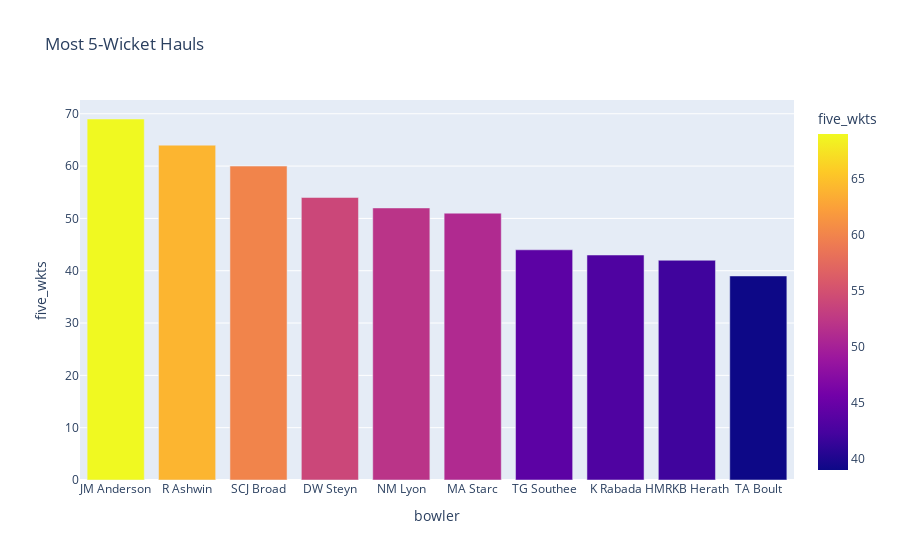

Write notebook code for a chart like this one.
### Code cell
query4 = """
SELECT bowler, COUNT(*) AS five_wkts
FROM (
    SELECT match_id, bowler, COUNT(*) AS wkts
    FROM deliveries
    WHERE wicket_kind IS NOT NULL
    GROUP BY match_id, bowler
    HAVING wkts >= 5
)
GROUP BY bowler
ORDER BY five_wkts DESC
LIMIT 10;
"""
df = pd.read_sql(query4, engine)

px.bar(df, x="bowler", y="five_wkts", title="Most 5-Wicket Hauls", color="five_wkts")

### Figure 1 — Plotly figure (JSON) as saved in the notebook; plotly's stock layout.template omitted (floating-point values rounded to 4 significant figures)
{"data": [{"alignmentgroup": "True", "hovertemplate": "bowler=%{x}<br>five_wkts=%{marker.color}<extra></extra>", "legendgroup": "", "marker": {"color": [69, 64, 60, 54, 52, 51, 44, 43, 42, 39], "coloraxis": "coloraxis", "pattern": {"shape": ""}}, "name": "", "offsetgroup": "", "orientation": "v", "showlegend": false, "textposition": "auto", "type": "bar", "x": ["JM Anderson", "R Ashwin", "SCJ Broad", "DW Steyn", "NM Lyon", "MA Starc", "TG Southee", "K Rabada", "HMRKB Herath", "TA Boult"], "xaxis": "x", "y": [69, 64, 60, 54, 52, 51, 44, 43, 42, 39], "yaxis": "y"}], "layout": {"autosize": true, "barmode": "relative", "coloraxis": {"colorbar": {"title": {"text": "five_wkts"}}, "colorscale": [[0, "#0d0887"], [0.1111, "#46039f"], [0.2222, "#7201a8"], [0.3333, "#9c179e"], [0.4444, "#bd3786"], [0.5556, "#d8576b"], [0.6667, "#ed7953"], [0.7778, "#fb9f3a"], [0.8889, "#fdca26"], [1, "#f0f921"]]}, "legend": {"tracegroupgap": 0}, "title": {"text": "Most 5-Wicket Hauls"}, "xaxis": {"anchor": "y", "autorange": true, "domain": [0, 1], "range": [-0.5, 9.5], "title": {"text": "bowler"}, "type": "category"}, "yaxis": {"anchor": "x", "autorange": true, "domain": [0, 1], "range": [0, 72.63], "title": {"text": "five_wkts"}, "type": "linear"}}}
